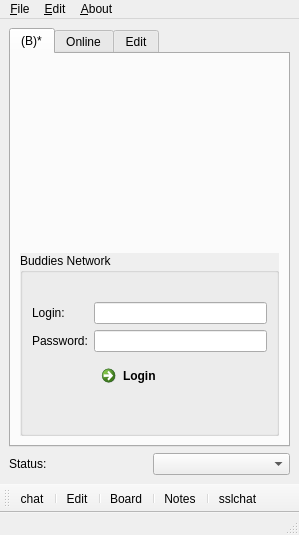
<?xml version="1.0" encoding="UTF-8"?>
<ui version="4.0">
 <class>BuddiesClass</class>
 <widget class="QMainWindow" name="BuddiesClass">
  <property name="geometry">
   <rect>
    <x>0</x>
    <y>0</y>
    <width>299</width>
    <height>535</height>
   </rect>
  </property>
  <property name="windowTitle">
   <string>MainWindow</string>
  </property>
  <widget class="QWidget" name="centralwidget">
   <layout class="QGridLayout" name="gridLayout">
    <item row="0" column="0" colspan="2">
     <widget class="QTabWidget" name="tabWidget">
      <property name="tabPosition">
       <enum>QTabWidget::North</enum>
      </property>
      <property name="tabShape">
       <enum>QTabWidget::Rounded</enum>
      </property>
      <property name="currentIndex">
       <number>0</number>
      </property>
      <widget class="QWidget" name="tab_3">
       <attribute name="icon">
        <iconset resource="Buddies.qrc">
         <normaloff>:/images/Usergroup.png</normaloff>:/images/Usergroup.png</iconset>
       </attribute>
       <attribute name="title">
        <string>(B)*</string>
       </attribute>
       <layout class="QGridLayout" name="gridLayout_4">
        <item row="0" column="0">
         <widget class="QLabel" name="label_2">
          <property name="text">
           <string/>
          </property>
          <property name="pixmap">
           <pixmap resource="Buddies.qrc">:/images/Logo.png</pixmap>
          </property>
         </widget>
        </item>
        <item row="1" column="0">
         <widget class="QGroupBox" name="groupBox">
          <property name="autoFillBackground">
           <bool>true</bool>
          </property>
          <property name="title">
           <string>Buddies Network</string>
          </property>
          <property name="flat">
           <bool>true</bool>
          </property>
          <property name="checkable">
           <bool>false</bool>
          </property>
          <layout class="QGridLayout" name="gridLayout_3">
           <item row="1" column="0">
            <widget class="QLabel" name="labelLogin">
             <property name="text">
              <string>Login:</string>
             </property>
             <property name="buddy">
              <cstring>lineEditLogin</cstring>
             </property>
            </widget>
           </item>
           <item row="1" column="1">
            <widget class="QLineEdit" name="lineEditLogin"/>
           </item>
           <item row="2" column="0">
            <widget class="QLabel" name="labelPasswd">
             <property name="text">
              <string>Password:</string>
             </property>
             <property name="buddy">
              <cstring>lineEditPasswd</cstring>
             </property>
            </widget>
           </item>
           <item row="2" column="1">
            <widget class="QLineEdit" name="lineEditPasswd">
             <property name="echoMode">
              <enum>QLineEdit::Password</enum>
             </property>
            </widget>
           </item>
           <item row="3" column="0">
            <widget class="QLabel" name="StatusLabel">
             <property name="text">
              <string/>
             </property>
             <property name="pixmap">
              <pixmap resource="Buddies.qrc">:/images/Error.png</pixmap>
             </property>
             <property name="alignment">
              <set>Qt::AlignCenter</set>
             </property>
            </widget>
           </item>
           <item row="3" column="1">
            <widget class="QCommandLinkButton" name="commandLinkButton">
             <property name="text">
              <string>Login</string>
             </property>
            </widget>
           </item>
           <item row="0" column="1">
            <spacer name="horizontalSpacer">
             <property name="orientation">
              <enum>Qt::Horizontal</enum>
             </property>
             <property name="sizeHint" stdset="0">
              <size>
               <width>169</width>
               <height>20</height>
              </size>
             </property>
            </spacer>
           </item>
          </layout>
         </widget>
        </item>
       </layout>
      </widget>
      <widget class="QWidget" name="tab_5">
       <attribute name="icon">
        <iconset resource="Buddies.qrc">
         <normaloff>:/images/Man.png</normaloff>:/images/Man.png</iconset>
       </attribute>
       <attribute name="title">
        <string>Online</string>
       </attribute>
       <layout class="QGridLayout" name="gridLayout_2">
        <item row="0" column="0">
         <widget class="QListWidget" name="listWidget">
          <property name="selectionMode">
           <enum>QAbstractItemView::MultiSelection</enum>
          </property>
         </widget>
        </item>
       </layout>
      </widget>
      <widget class="QWidget" name="tab_4">
       <attribute name="icon">
        <iconset resource="Buddies.qrc">
         <normaloff>:/images/Options.png</normaloff>:/images/Options.png</iconset>
       </attribute>
       <attribute name="title">
        <string>Edit</string>
       </attribute>
       <layout class="QGridLayout" name="gridLayout_6">
        <item row="0" column="0">
         <widget class="QGroupBox" name="groupBox_2">
          <property name="title">
           <string>Baloon Messages</string>
          </property>
          <layout class="QGridLayout" name="gridLayout_5">
           <item row="0" column="0">
            <widget class="QLabel" name="labelDuration">
             <property name="text">
              <string>Choose message duration:</string>
             </property>
             <property name="buddy">
              <cstring>durationSpinBox</cstring>
             </property>
            </widget>
           </item>
           <item row="0" column="1">
            <widget class="QSpinBox" name="durationSpinBox">
             <property name="value">
              <number>15</number>
             </property>
            </widget>
           </item>
          </layout>
         </widget>
        </item>
        <item row="2" column="0">
         <widget class="QGroupBox" name="groupBox_3">
          <property name="title">
           <string>Information</string>
          </property>
          <layout class="QGridLayout" name="gridLayout_8">
           <item row="0" column="0">
            <layout class="QGridLayout" name="gridLayout_7">
             <item row="0" column="0">
              <widget class="QLabel" name="labelIP">
               <property name="text">
                <string>IP Address:</string>
               </property>
               <property name="buddy">
                <cstring>lineEditIP</cstring>
               </property>
              </widget>
             </item>
             <item row="0" column="1">
              <widget class="QLineEdit" name="lineEditIP">
               <property name="readOnly">
                <bool>true</bool>
               </property>
              </widget>
             </item>
             <item row="1" column="0">
              <widget class="QLabel" name="labelHostname">
               <property name="text">
                <string>Hostname:</string>
               </property>
               <property name="buddy">
                <cstring>lineEditHost</cstring>
               </property>
              </widget>
             </item>
             <item row="1" column="1">
              <widget class="QLineEdit" name="lineEditHost">
               <property name="readOnly">
                <bool>true</bool>
               </property>
              </widget>
             </item>
            </layout>
           </item>
          </layout>
         </widget>
        </item>
        <item row="1" column="0">
         <widget class="QGroupBox" name="groupBoxDbStatus">
          <property name="title">
           <string>Database status</string>
          </property>
          <layout class="QGridLayout" name="gridLayout_9">
           <item row="0" column="0">
            <widget class="QLabel" name="labelDbStatus">
             <property name="text">
              <string>Buddies Database:</string>
             </property>
            </widget>
           </item>
           <item row="0" column="1">
            <widget class="QLabel" name="labelimageStatus">
             <property name="text">
              <string/>
             </property>
             <property name="alignment">
              <set>Qt::AlignCenter</set>
             </property>
            </widget>
           </item>
          </layout>
         </widget>
        </item>
       </layout>
      </widget>
     </widget>
    </item>
    <item row="1" column="0">
     <widget class="QLabel" name="label">
      <property name="text">
       <string>Status:</string>
      </property>
      <property name="buddy">
       <cstring>iconComboBox</cstring>
      </property>
     </widget>
    </item>
    <item row="1" column="1">
     <widget class="QComboBox" name="iconComboBox"/>
    </item>
   </layout>
  </widget>
  <widget class="QMenuBar" name="menubar">
   <property name="geometry">
    <rect>
     <x>0</x>
     <y>0</y>
     <width>299</width>
     <height>24</height>
    </rect>
   </property>
   <widget class="QMenu" name="menu_File">
    <property name="title">
     <string>&amp;File</string>
    </property>
    <addaction name="action_Exit_2"/>
    <addaction name="action_Exit"/>
   </widget>
   <widget class="QMenu" name="menu_Edit">
    <property name="title">
     <string>&amp;Edit</string>
    </property>
    <addaction name="action_Configure"/>
   </widget>
   <widget class="QMenu" name="menu_About">
    <property name="title">
     <string>&amp;About</string>
    </property>
    <addaction name="action_Credits"/>
   </widget>
   <addaction name="menu_File"/>
   <addaction name="menu_Edit"/>
   <addaction name="menu_About"/>
  </widget>
  <widget class="QStatusBar" name="statusbar"/>
  <widget class="QToolBar" name="toolBar">
   <property name="windowTitle">
    <string>toolBar</string>
   </property>
   <attribute name="toolBarArea">
    <enum>BottomToolBarArea</enum>
   </attribute>
   <attribute name="toolBarBreak">
    <bool>false</bool>
   </attribute>
   <addaction name="actionChat"/>
   <addaction name="separator"/>
   <addaction name="actionEdit"/>
   <addaction name="separator"/>
   <addaction name="actionBoard"/>
   <addaction name="separator"/>
   <addaction name="actionNotes"/>
   <addaction name="separator"/>
   <addaction name="actionSslchat"/>
  </widget>
  <action name="action_Credits">
   <property name="icon">
    <iconset resource="Buddies.qrc">
     <normaloff>:/images/Welcome.png</normaloff>:/images/Welcome.png</iconset>
   </property>
   <property name="text">
    <string>&amp;Credits</string>
   </property>
  </action>
  <action name="action_Exit">
   <property name="icon">
    <iconset resource="Buddies.qrc">
     <normaloff>:/images/Exit.png</normaloff>:/images/Exit.png</iconset>
   </property>
   <property name="text">
    <string>&amp;Exit</string>
   </property>
  </action>
  <action name="actionChat">
   <property name="icon">
    <iconset resource="Buddies.qrc">
     <normaloff>:/images/Chat.png</normaloff>:/images/Chat.png</iconset>
   </property>
   <property name="text">
    <string>chat</string>
   </property>
   <property name="toolTip">
    <string>Team Chat</string>
   </property>
  </action>
  <action name="action_Exit_2">
   <property name="icon">
    <iconset resource="Buddies.qrc">
     <normaloff>:/images/Disconnect.png</normaloff>:/images/Disconnect.png</iconset>
   </property>
   <property name="text">
    <string>&amp;Disconnect</string>
   </property>
  </action>
  <action name="actionEdit">
   <property name="icon">
    <iconset resource="Buddies.qrc">
     <normaloff>:/images/Options.png</normaloff>:/images/Options.png</iconset>
   </property>
   <property name="text">
    <string>Edit</string>
   </property>
  </action>
  <action name="action_Configure">
   <property name="icon">
    <iconset resource="Buddies.qrc">
     <normaloff>:/images/Options.png</normaloff>:/images/Options.png</iconset>
   </property>
   <property name="text">
    <string>&amp;Configure</string>
   </property>
  </action>
  <action name="actionBoard">
   <property name="icon">
    <iconset resource="Buddies.qrc">
     <normaloff>:/images/Bubbles.png</normaloff>:/images/Bubbles.png</iconset>
   </property>
   <property name="text">
    <string>Board</string>
   </property>
   <property name="toolTip">
    <string>Wall</string>
   </property>
  </action>
  <action name="actionNotes">
   <property name="icon">
    <iconset resource="Buddies.qrc">
     <normaloff>:/images/Pin.png</normaloff>:/images/Pin.png</iconset>
   </property>
   <property name="text">
    <string>Notes</string>
   </property>
   <property name="toolTip">
    <string>Notes</string>
   </property>
  </action>
  <action name="actionSslchat">
   <property name="icon">
    <iconset resource="Buddies.qrc">
     <normaloff>:/images/Lock.png</normaloff>:/images/Lock.png</iconset>
   </property>
   <property name="text">
    <string>sslchat</string>
   </property>
   <property name="toolTip">
    <string>SSL Chat</string>
   </property>
  </action>
 </widget>
 <resources>
  <include location="Buddies.qrc"/>
 </resources>
 <connections>
  <connection>
   <sender>commandLinkButton</sender>
   <signal>clicked()</signal>
   <receiver>BuddiesClass</receiver>
   <slot>loginUser()</slot>
   <hints>
    <hint type="sourcelabel">
     <x>267</x>
     <y>412</y>
    </hint>
    <hint type="destinationlabel">
     <x>149</x>
     <y>252</y>
    </hint>
   </hints>
  </connection>
  <connection>
   <sender>lineEditPasswd</sender>
   <signal>returnPressed()</signal>
   <receiver>BuddiesClass</receiver>
   <slot>loginUser()</slot>
   <hints>
    <hint type="sourcelabel">
     <x>183</x>
     <y>359</y>
    </hint>
    <hint type="destinationlabel">
     <x>149</x>
     <y>267</y>
    </hint>
   </hints>
  </connection>
  <connection>
   <sender>action_Exit</sender>
   <signal>activated()</signal>
   <receiver>BuddiesClass</receiver>
   <slot>myexit()</slot>
   <hints>
    <hint type="sourcelabel">
     <x>-1</x>
     <y>-1</y>
    </hint>
    <hint type="destinationlabel">
     <x>149</x>
     <y>267</y>
    </hint>
   </hints>
  </connection>
  <connection>
   <sender>action_Exit_2</sender>
   <signal>activated()</signal>
   <receiver>BuddiesClass</receiver>
   <slot>myexit()</slot>
   <hints>
    <hint type="sourcelabel">
     <x>-1</x>
     <y>-1</y>
    </hint>
    <hint type="destinationlabel">
     <x>149</x>
     <y>267</y>
    </hint>
   </hints>
  </connection>
  <connection>
   <sender>actionEdit</sender>
   <signal>activated()</signal>
   <receiver>BuddiesClass</receiver>
   <slot>focusTabEdit()</slot>
   <hints>
    <hint type="sourcelabel">
     <x>-1</x>
     <y>-1</y>
    </hint>
    <hint type="destinationlabel">
     <x>149</x>
     <y>267</y>
    </hint>
   </hints>
  </connection>
  <connection>
   <sender>actionChat</sender>
   <signal>activated()</signal>
   <receiver>BuddiesClass</receiver>
   <slot>startChat()</slot>
   <hints>
    <hint type="sourcelabel">
     <x>-1</x>
     <y>-1</y>
    </hint>
    <hint type="destinationlabel">
     <x>149</x>
     <y>267</y>
    </hint>
   </hints>
  </connection>
  <connection>
   <sender>action_Credits</sender>
   <signal>activated()</signal>
   <receiver>BuddiesClass</receiver>
   <slot>helpAbout()</slot>
   <hints>
    <hint type="sourcelabel">
     <x>-1</x>
     <y>-1</y>
    </hint>
    <hint type="destinationlabel">
     <x>149</x>
     <y>267</y>
    </hint>
   </hints>
  </connection>
  <connection>
   <sender>action_Configure</sender>
   <signal>activated()</signal>
   <receiver>BuddiesClass</receiver>
   <slot>focusTabEdit()</slot>
   <hints>
    <hint type="sourcelabel">
     <x>-1</x>
     <y>-1</y>
    </hint>
    <hint type="destinationlabel">
     <x>149</x>
     <y>267</y>
    </hint>
   </hints>
  </connection>
  <connection>
   <sender>listWidget</sender>
   <signal>itemDoubleClicked(QListWidgetItem*)</signal>
   <receiver>BuddiesClass</receiver>
   <slot>startChat()</slot>
   <hints>
    <hint type="sourcelabel">
     <x>149</x>
     <y>244</y>
    </hint>
    <hint type="destinationlabel">
     <x>149</x>
     <y>267</y>
    </hint>
   </hints>
  </connection>
  <connection>
   <sender>actionBoard</sender>
   <signal>activated()</signal>
   <receiver>BuddiesClass</receiver>
   <slot>WriteOnWall()</slot>
   <hints>
    <hint type="sourcelabel">
     <x>-1</x>
     <y>-1</y>
    </hint>
    <hint type="destinationlabel">
     <x>149</x>
     <y>267</y>
    </hint>
   </hints>
  </connection>
  <connection>
   <sender>actionNotes</sender>
   <signal>activated()</signal>
   <receiver>BuddiesClass</receiver>
   <slot>openNotes()</slot>
   <hints>
    <hint type="sourcelabel">
     <x>-1</x>
     <y>-1</y>
    </hint>
    <hint type="destinationlabel">
     <x>149</x>
     <y>267</y>
    </hint>
   </hints>
  </connection>
  <connection>
   <sender>actionSslchat</sender>
   <signal>activated()</signal>
   <receiver>BuddiesClass</receiver>
   <slot>startSSL()</slot>
   <hints>
    <hint type="sourcelabel">
     <x>-1</x>
     <y>-1</y>
    </hint>
    <hint type="destinationlabel">
     <x>149</x>
     <y>267</y>
    </hint>
   </hints>
  </connection>
 </connections>
 <slots>
  <slot>loginUser()</slot>
  <slot>myexit()</slot>
  <slot>focusTabEdit()</slot>
  <slot>structUser()</slot>
  <slot>startChat()</slot>
  <slot>helpAbout()</slot>
  <slot>WriteOnWall()</slot>
  <slot>Information()</slot>
  <slot>openNotes()</slot>
  <slot>startSSL()</slot>
 </slots>
</ui>
